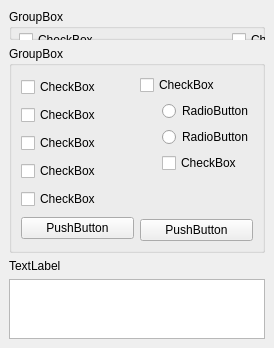
     <widget class="QWidget" name="tab_5" >
      <attribute name="title" >
       <string>Monitor</string>
      </attribute>
      <layout class="QVBoxLayout" >
       <property name="margin" >
        <number>9</number>
       </property>
       <property name="spacing" >
        <number>6</number>
       </property>
       <item>
        <widget class="QGroupBox" name="groupBox_6" >
         <property name="title" >
          <string>GroupBox</string>
         </property>
         <widget class="QWidget" name="widget" >
          <property name="geometry" >
           <rect>
            <x>10</x>
            <y>23</y>
            <width>419</width>
            <height>16</height>
           </rect>
          </property>
          <layout class="QHBoxLayout" >
           <property name="margin" >
            <number>0</number>
           </property>
           <property name="spacing" >
            <number>6</number>
           </property>
           <item>
            <widget class="QCheckBox" name="checkBox_18" >
             <property name="text" >
              <string>CheckBox</string>
             </property>
            </widget>
           </item>
           <item>
            <widget class="QCheckBox" name="checkBox_19" >
             <property name="text" >
              <string>CheckBox</string>
             </property>
            </widget>
           </item>
          </layout>
         </widget>
        </widget>
       </item>
       <item>
        <widget class="QGroupBox" name="groupBox_7" >
         <property name="title" >
          <string>GroupBox</string>
         </property>
         <layout class="QHBoxLayout" >
          <property name="margin" >
           <number>9</number>
          </property>
          <property name="spacing" >
           <number>6</number>
          </property>
          <item>
           <layout class="QVBoxLayout" >
            <property name="margin" >
             <number>0</number>
            </property>
            <property name="spacing" >
             <number>6</number>
            </property>
            <item>
             <widget class="QCheckBox" name="checkBox_20" >
              <property name="text" >
               <string>CheckBox</string>
              </property>
             </widget>
            </item>
            <item>
             <widget class="QCheckBox" name="checkBox_22" >
              <property name="text" >
               <string>CheckBox</string>
              </property>
             </widget>
            </item>
            <item>
             <widget class="QCheckBox" name="checkBox_23" >
              <property name="text" >
               <string>CheckBox</string>
              </property>
             </widget>
            </item>
            <item>
             <widget class="QCheckBox" name="checkBox_24" >
              <property name="text" >
               <string>CheckBox</string>
              </property>
             </widget>
            </item>
            <item>
             <widget class="QCheckBox" name="checkBox_25" >
              <property name="text" >
               <string>CheckBox</string>
              </property>
             </widget>
            </item>
            <item>
             <widget class="QPushButton" name="pushButton_8" >
              <property name="text" >
               <string>PushButton</string>
              </property>
             </widget>
            </item>
           </layout>
          </item>
          <item>
           <layout class="QVBoxLayout" >
            <property name="margin" >
             <number>0</number>
            </property>
            <property name="spacing" >
             <number>6</number>
            </property>
            <item>
             <widget class="QCheckBox" name="checkBox_21" >
              <property name="text" >
               <string>CheckBox</string>
              </property>
             </widget>
            </item>
            <item>
             <layout class="QHBoxLayout" >
              <property name="margin" >
               <number>0</number>
              </property>
              <property name="spacing" >
               <number>6</number>
              </property>
              <item>
               <widget class="QLabel" name="label_20" >
                <property name="text" >
                 <string/>
                </property>
               </widget>
              </item>
              <item>
               <layout class="QVBoxLayout" >
                <property name="margin" >
                 <number>0</number>
                </property>
                <property name="spacing" >
                 <number>6</number>
                </property>
                <item>
                 <widget class="QRadioButton" name="radioButton" >
                  <property name="text" >
                   <string>RadioButton</string>
                  </property>
                 </widget>
                </item>
                <item>
                 <widget class="QRadioButton" name="radioButton_2" >
                  <property name="text" >
                   <string>RadioButton</string>
                  </property>
                 </widget>
                </item>
                <item>
                 <widget class="QCheckBox" name="checkBox_26" >
                  <property name="text" >
                   <string>CheckBox</string>
                  </property>
                 </widget>
                </item>
               </layout>
              </item>
             </layout>
            </item>
            <item>
             <spacer>
              <property name="orientation" >
               <enum>Qt::Vertical</enum>
              </property>
              <property name="sizeHint" >
               <size>
                <width>20</width>
                <height>40</height>
               </size>
              </property>
             </spacer>
            </item>
            <item>
             <widget class="QPushButton" name="pushButton_9" >
              <property name="text" >
               <string>PushButton</string>
              </property>
             </widget>
            </item>
           </layout>
          </item>
         </layout>
        </widget>
       </item>
       <item>
        <widget class="QLabel" name="label_21" >
         <property name="text" >
          <string>TextLabel</string>
         </property>
        </widget>
       </item>
       <item>
        <widget class="QTextEdit" name="textEdit" >
         <property name="sizePolicy" >
          <sizepolicy>
           <hsizetype>7</hsizetype>
           <vsizetype>5</vsizetype>
           <horstretch>0</horstretch>
           <verstretch>0</verstretch>
          </sizepolicy>
         </property>
         <property name="maximumSize" >
          <size>
           <width>16777215</width>
           <height>60</height>
          </size>
         </property>
        </widget>
       </item>
      </layout>
     </widget>
